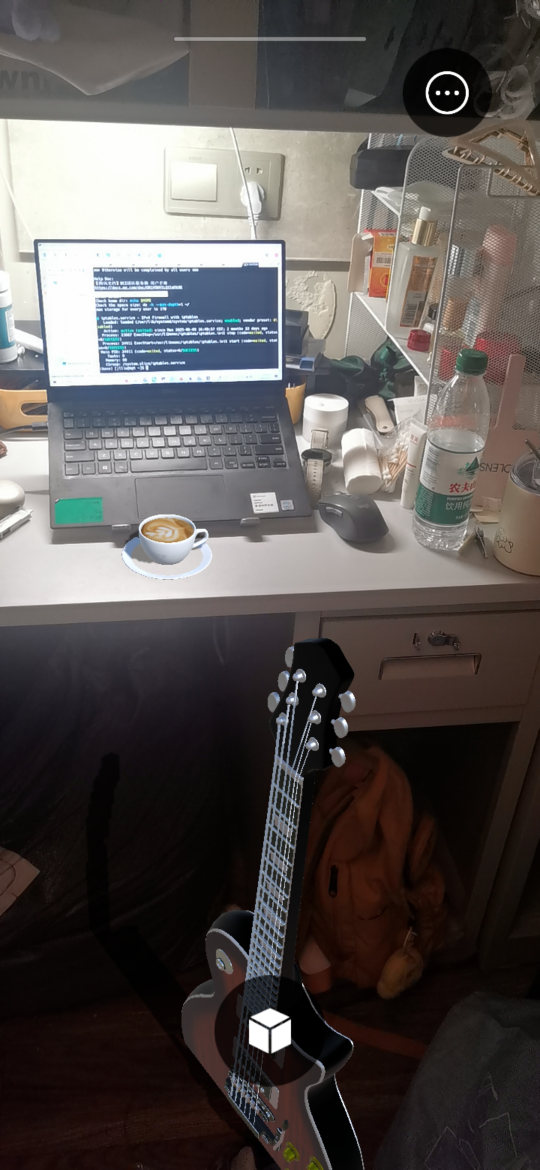
#> input picture Datasets/bedrom/negative/coffee_cup+guitar__screen_computer_022.jpg, 1080 x 2340 px, given in place of frame50.png, which was not available (shown at 1/2 size)
$ python ocr_script.py ../Datasets/bedrom/negative/coffee_cup+guitar__screen_computer_022.jpg
#> lines starting #> are read from the running program, lines starting #| are printed output that depends on the picture
import cv2
import pytesseract
import sys
import re
import json


# pytesseract.pytesseract.tesseract_cmd = r'/usr/bin/tesseract'  # Linux
# pytesseract.pytesseract.tesseract_cmd = r'C:\Program Files\Tesseract-OCR\tesseract.exe'  # Windows


SENSITIVE_KEYWORDS = ['passport', 'id card', 'SSN', 'ID No.', 'social security']
SENSITIVE_REGEX = [
    r'\d{3}-\d{2}-\d{4}',      # US SSN
    r'\b\d{9}\b',              # 9-digit ID
    r'[A-Z]{2}\d{6,9}',        # Passport-like pattern
    r'[:：]?\s*\d{17}[\dxX]'
]

def is_sensitive(text):
    for keyword in SENSITIVE_KEYWORDS:
        if keyword.lower() in text.lower():
            return True
    for pattern in SENSITIVE_REGEX:
        if re.search(pattern, text):
            return True
    return False

def run_ocr(image_path):
#> called with image_path = '/ARtest/CapturedImages/frame50.png'
    image = cv2.imread(image_path)
#> image is the input picture: shape (2340, 1080, 3); mean B, G, R 81.4, 83.1, 88.2
    gray = cv2.cvtColor(image, cv2.COLOR_BGR2GRAY)
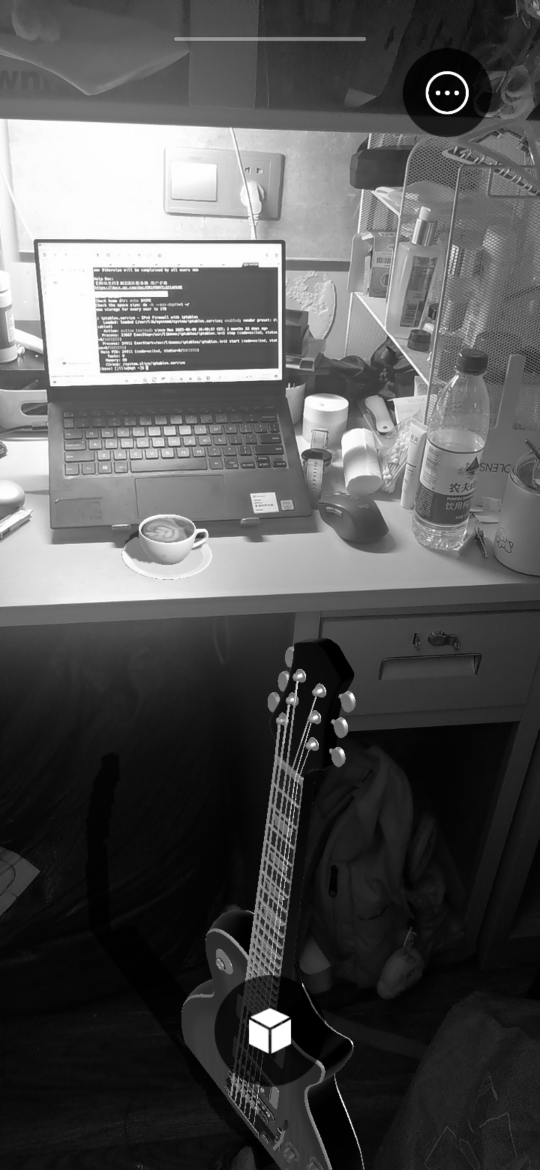
#> gray: shape (2340, 1080) (shown at 1/2 size); min 0, max 255, mean 84.4

#> (the run stopped early here; a loop or call above may not have finished)

$ run again, on Datasets/bedrom/negative/coffee_cup+plant+vase__none_010.jpg
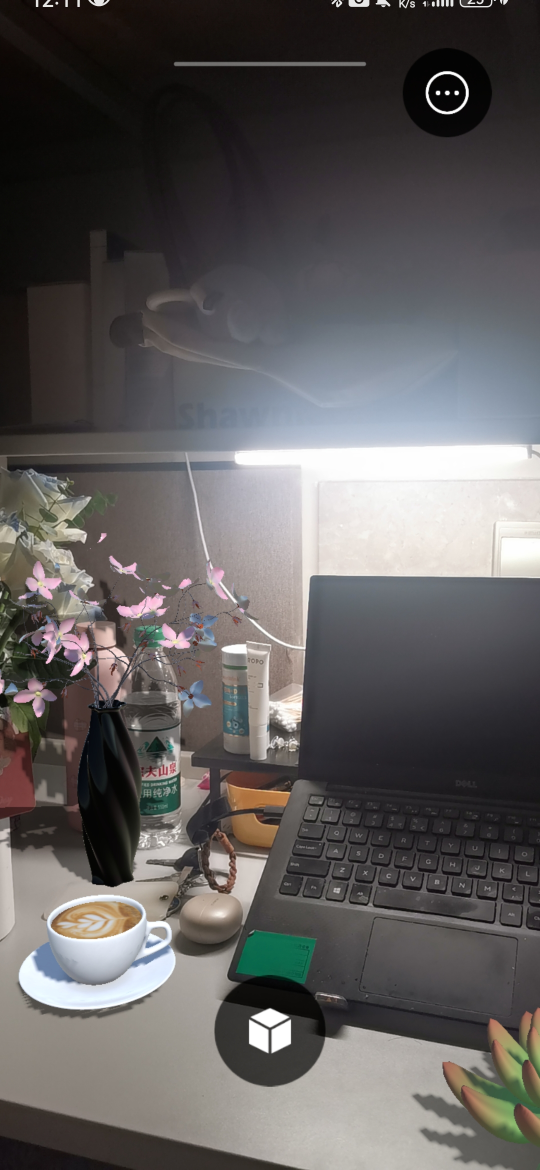
#> input picture Datasets/bedrom/negative/coffee_cup+plant+vase__none_010.jpg, 1080 x 2340 px, given in place of frame50.png, which was not available (shown at 1/2 size)
#> in run_ocr, image is the input picture: shape (2340, 1080, 3); mean B, G, R 92.8, 93.4, 96.2
#> in run_ocr, `gray = cv2.cvtColor(image, cv2.COLOR_BGR2GRAY)`:
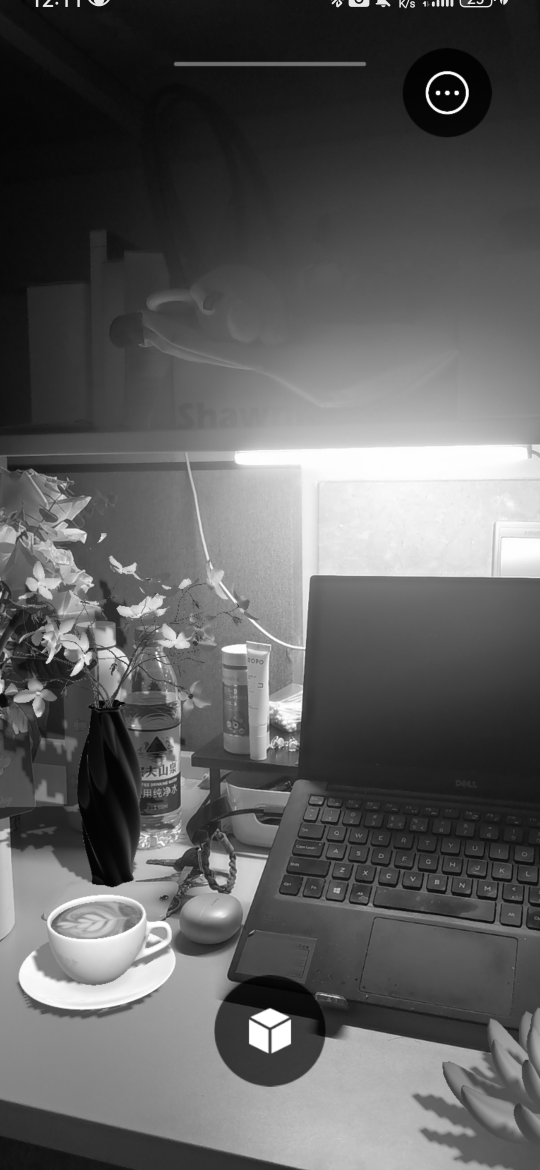
#> gray: shape (2340, 1080) (shown at 1/2 size); min 1, max 255, mean 94.1

$ run again, on Datasets/bedrom/negative/coffee_cup+plant__screen_computer_015.jpg
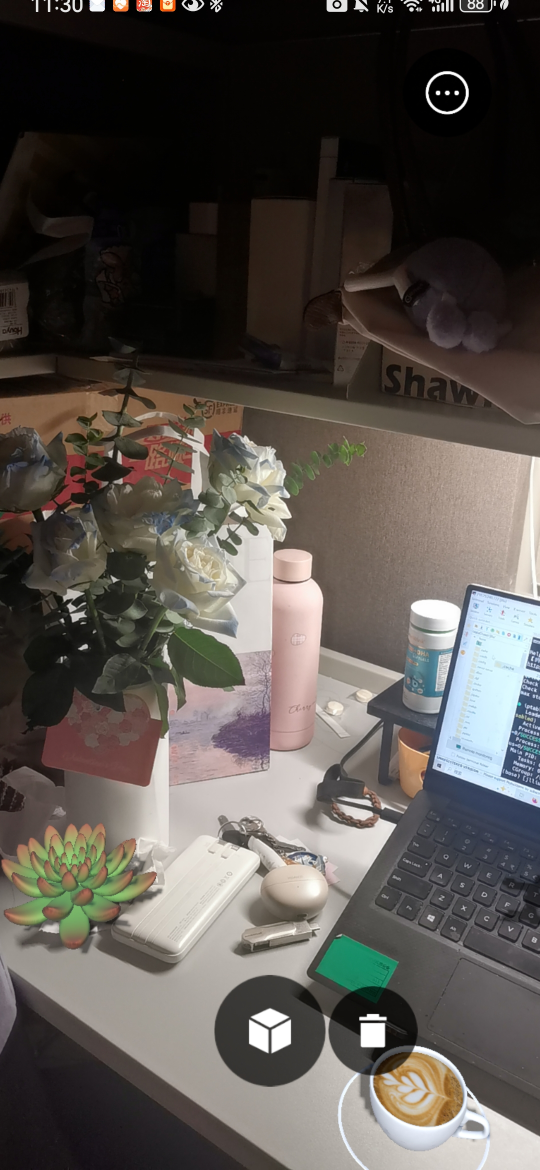
#> input picture Datasets/bedrom/negative/coffee_cup+plant__screen_computer_015.jpg, 1080 x 2340 px, given in place of frame50.png, which was not available (shown at 1/2 size)
#> in run_ocr, image is the input picture: shape (2340, 1080, 3); mean B, G, R 77.6, 82.6, 88
#> in run_ocr, `gray = cv2.cvtColor(image, cv2.COLOR_BGR2GRAY)`:
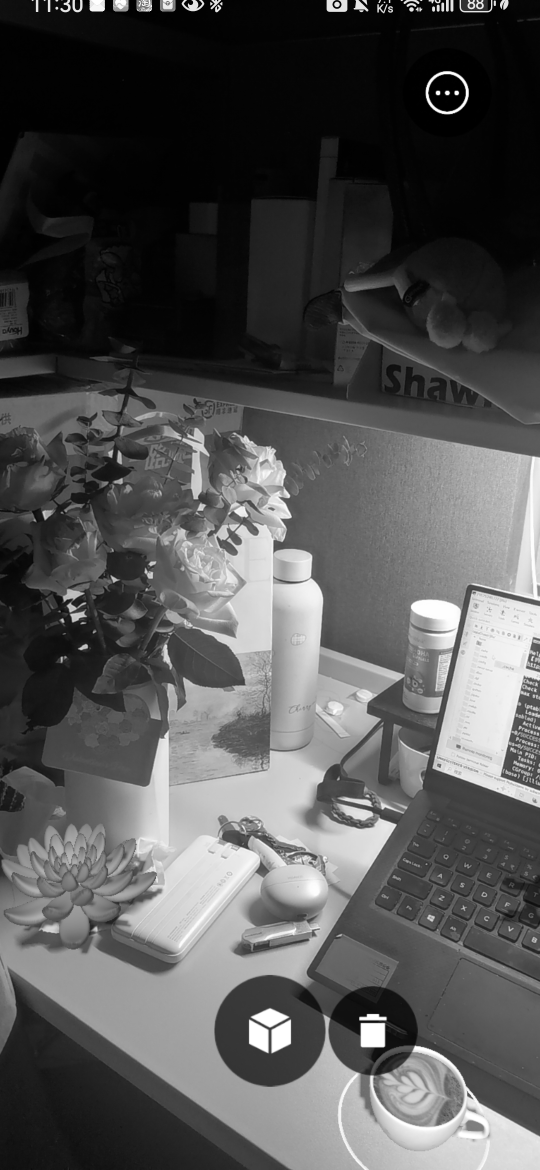
#> gray: shape (2340, 1080) (shown at 1/2 size); min 0, max 255, mean 83.6
